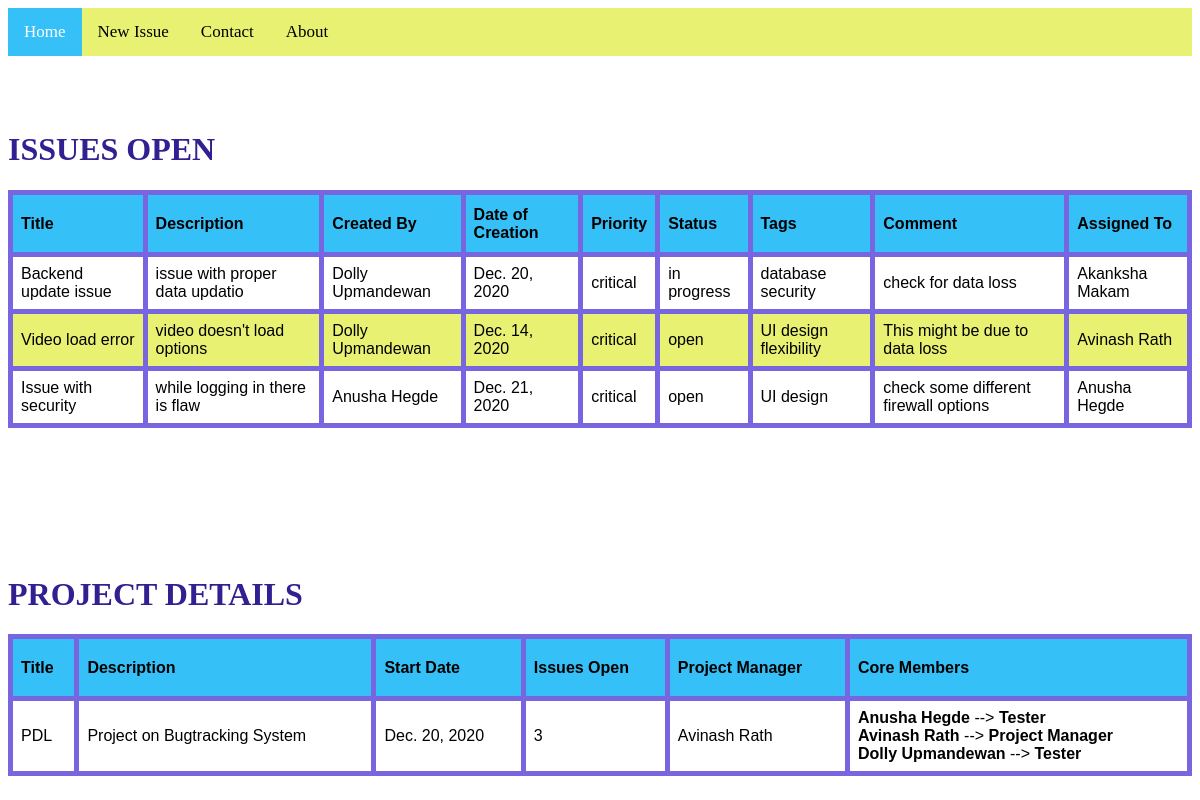
The page /issue/1/ (signed in) on the database its author committed.
### main/models.py (models this page shows, shortened)
class Issue(models.Model):
    title = models.CharField(max_length=30)
    desc = models.CharField(max_length=300)
    creator = models.ForeignKey(User, to_field='id', on_delete=models.SET_DEFAULT, default = 1, related_name='creator') #default must point to anonymous user
    assignee = models.ForeignKey(User, to_field='id', on_delete=models.SET_DEFAULT, default = 1, related_name='assignee') #default must point to admin/project manager
    opened = models.DateField(default=datetime.date.today())
    priority = models.CharField(max_length=30, choices=priority, default='low')
    status = models.CharField(max_length=30, choices=status, default='open')
    comment = models.CharField(max_length=250)
    tags = models.ManyToManyField(Tag)
    closed = models.DateField(null = True, blank = True)
    project = models.ForeignKey(Project, on_delete=models.CASCADE)
    thread = models.ForeignKey('self', related_name='child', to_field='id', on_delete=models.CASCADE, null = True, blank = True)

class Tag(models.Model):
    name = models.CharField(max_length=30)

class Project(models.Model):
    name = models.CharField(max_length=50)
    desc = models.CharField(max_length=250)
    start = models.DateField(default=datetime.date.today())
    end = models.DateField(null = True, blank = True)
    issues_open = models.IntegerField(null=False, blank=False, default=0)
    total_issues = models.IntegerField(null=False, blank=False, default=0)
    issues_closed = models.IntegerField(null=False, blank=False, default=0)
    project_manager = models.ForeignKey(User, to_field='id', on_delete=models.CASCADE)

class ProjectMember(models.Model):
    user = models.ForeignKey(User, to_field='id', on_delete=models.CASCADE)
    role = models.ForeignKey(Group, to_field='name', on_delete=models.CASCADE)
    project = models.ForeignKey(Project, to_field='id', on_delete=models.CASCADE)

### main/decorators.py (the view)
        def wrapper(request, *args, **kwargs):
            flag = False
            if request.user.groups.exists():
                group = list(request.user.groups.values_list('name',flat = True))
                for i in group:
                    if i in allowed_roles:
                        flag = True
                        break
            if flag:
                return view_func(request, *args, **kwargs)
            else:
                return HttpResponse("You aren't allowed to view this page")

### main/views.py (called while the page is built)
@login_required(login_url='main:loginpage')
@allowed_users(allowed_roles=['Developer', 'Project Manager'])
def issue(request, project_id):
    return render(request, 'main/issue.html', context={'projects': Project.objects.all(), 'pro_mem': ProjectMember.objects.all(), 'issues': Issue.objects.all(), 'project_id': project_id, 'users': User.objects.all()})

### main/templates/main/issue.html (shortened to what this page needs)
<div class="topnav">
    <a class="active" href="{% url 'main:issues' %}">Home</a>
    <a href="{% url 'main:add_issues' %}">New Issue</a>
    <a href="#contact">Contact</a>
    <a href="#about">About</a>
</div>
<h1>ISSUES OPEN</h1>
<div class="table-scroll">
    <table>
        <thead class="thead-row">
            <tr>
                <th>
                    <div class="dropdown">
                        <span>Title</span>
                    </div>
                </th>
                <th>
                    <div class="dropdown">
                        <span>Description</span>
                    </div>
                </th>
                <th>
                    <div class="dropdown">
                        <span>Created By</span>
                    </div>
                </th>
                <th>
                    <div class="dropdown">
                        <span>Date of Creation</span>
                    </div>
                </th>
                <th>
                    <div class="dropdown">
                        <span>Priority</span>
                    </div>
                </th>
                <th>
                    <div class="dropdown">
                        <span>Status</span>
                    </div>
                </th>
                <th>
                    <div class="dropdown">
                        <span>Tags</span>
                    </div>
                </th>
                <th>
                    <div class="dropdown">
                        <span>Comment</span>
                    </div>
                </th>
                <th>
                    <div class="dropdown">
                        <span>Assigned To</span>
                    </div>
                </th>
            </tr>
        </thead>
        <tbody>
            {% for i in issues.all %}
            {% if project_id == i.project.id %}
            <tr>
                <td>{{i.title}}</td>
                <td>{{i.desc}}</td>
                <td>{{i.creator.first_name}} {{i.creator.last_name}}</td>
                <td>{{i.opened}}</td>
                <td>{{i.priority}}</td>
                <td>{{i.status}}</td>
                <td>
                    {% for j in i.tags.all %}
                    {{j.name}}
                    {% endfor %}
                </td>
                <td>{{i.comment}}</td>
                <td>{{i.assignee.first_name}} {{i.assignee.last_name}}</td>
            </tr>
            {% endif %}
            {% endfor %}
        </tbody>
    </table>
</div>
<h1>PROJECT DETAILS</h1>
<div class="table-scroll">
    <table>
        <thead class="thead-row">
            <tr>
                <th>
                    <div class="dropdown">
                        <span>Title</span>
                    </div>
                </th>
                <th>
                    <span>Description</span>
                </th>
                <th>
                    <span>Start Date</span>
                </th>
                <th>
                    <span>Issues Open</span>
                </th>
                <th>
                    <div class="dropdown">
                        <span>Project Manager</span>
                    </div>
                </th>
                <th>
                    <span>Core Members</span>
</div>
<tbody style="height: fit-content;">
    {% for i in projects.all %}
    {% if i.id == project_id %}
    <tr>
        <td>{{i.name}}</td>
        <td>{{i.desc}}</td>
        <td>{{i.start}}</td>
        <td>{{i.issues_open}}</td>
        <td>{{i.project_manager.first_name}} {{i.project_manager.last_name}} </td>
        <td>
            {% for j in pro_mem.all %}
            <div class="dropdown">
                {% if i.id == j.project.id %}
                <b>{{j.user.first_name}} {{j.user.last_name}}</b> --> <b>{{j.role}}</b>
                {% endif %}
            </div><br>
            {% endfor %}
        </td>
    </tr>
    {% endif %}
    {% endfor %}
</tbody>

### main/templates/main/issue.html (style rules this page uses)
table { font-family: arial, sans-serif; border-collapse: collapse; width: 100%; }
.topnav { overflow: hidden; background-color: #e9f173; }
.topnav a { float: left; color: black; text-align: center; padding: 14px 16px; text-decoration: none; font-size: 17px; }
.topnav a.active { background-color: #35c1f8; color: white; }
thead { background-color: #35c1f8; height: 7ch; }
td, th { border: 5px solid #7866e0; text-align: left; padding: 8px; }
tr:nth-child(even) { background-color: #e9f173; }
.dropdown { position: relative; display: inline-block; }
h1 { color: #302091; }

### rows shown on the page
Issue: title "Backend update issue", desc "issue with proper data updatio", creator.first_name "Dolly", creator.last_name "Upmandewan", opened "Dec. 20, 2020", priority "critical", status "in progress", comment "check for data loss", assignee.first_name "Akanksha", assignee.last_name "Makam"
Tag: name "database"
Tag: name "security"
Issue: title "Video load error", desc "video doesn't load options", creator.first_name "Dolly", creator.last_name "Upmandewan", opened "Dec. 14, 2020", priority "critical", status "open", comment "This might be due to data loss", assignee.first_name "Avinash", assignee.last_name "Rath"
Tag: name "UI design"
Tag: name "flexibility"
Issue: title "Issue with security", desc "while logging in there is flaw", creator.first_name "Anusha", creator.last_name "Hegde", opened "Dec. 21, 2020", priority "critical", status "open", comment "check some different firewall options", assignee.first_name "Anusha", assignee.last_name "Hegde"
Project: name "PDL", desc "Project on Bugtracking System", start "Dec. 20, 2020", issues_open "3", project_manager.first_name "Avinash", project_manager.last_name "Rath"
ProjectMember: user.first_name "Anusha", user.last_name "Hegde", role "Tester"
ProjectMember: user.first_name "Avinash", user.last_name "Rath", role "Project Manager"
ProjectMember: user.first_name "Dolly", user.last_name "Upmandewan", role "Tester"
